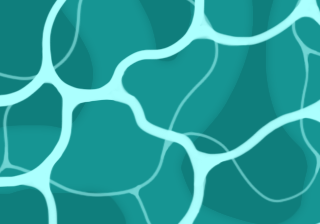
#> input picture tools/cc0_cache/dikhololo_night.jpg, 320 x 224 px
$ python generate_infinite_explorer_horizon.py --out-c out.png --out-h out.png
#> lines starting #> are read from the running program, lines starting #| are printed output that depends on the picture
### tools/saturn_asset_common.py
#!/usr/bin/env python3
"""Shared helpers for Saturn asset converters.

Small module factored out of tools/convert_indexed8.py so the 2D converter
and the 3D model importer share identifier sanitizing, RGB555 conversion
and C array formatting without either script growing into the other.
"""

from __future__ import annotations

import re
from pathlib import Path
from typing import Sequence


def rgb888_to_rgb555(r: int, g: int, b: int) -> int:
    r5 = (r >> 3) & 0x1F
    g5 = (g >> 3) & 0x1F
    b5 = (b >> 3) & 0x1F
    return 0x8000 | (b5 << 10) | (g5 << 5) | r5


def rgb888_to_rgb555_opaque(r: int, g: int, b: int) -> int:
    return rgb888_to_rgb555(r, g, b)


# [8 lines left out: function sanitize_identifier, not called in this run]


def asset_symbol_prefix(out_prefix: Path) -> str:
    return sanitize_identifier(out_prefix.name)


def asset_header_guard(out_prefix: Path) -> str:
    return f"{asset_symbol_prefix(out_prefix).upper()}_H"


def format_byte_array(
    values: Sequence[int], indent: str = "    ", columns: int = 12
) -> str:
    if not values:
        return ""
    lines: list[str] = []
    for start in range(0, len(values), columns):
        chunk = values[start : start + columns]
        lines.append(indent + ", ".join(f"0x{value:02X}" for value in chunk))
    return ",\n".join(lines)


def format_word_array(
    values: Sequence[int], indent: str = "    ", columns: int = 8
) -> str:
    if not values:
        return ""
    lines: list[str] = []
    for start in range(0, len(values), columns):
        chunk = values[start : start + columns]
        lines.append(indent + ", ".join(f"0x{value:04X}" for value in chunk))
    return ",\n".join(lines)


# [22 lines left out: functions format_int_array, format_ushort_array, not called in this run]

### tools/generate_infinite_explorer_horizon.py
#!/usr/bin/env python3
from __future__ import annotations

import argparse
import urllib.error
import urllib.request
from pathlib import Path

from PIL import Image

import sys
sys.path.insert(0, str(Path(__file__).resolve().parent))

from saturn_asset_common import format_byte_array, format_word_array, rgb888_to_rgb555

SOURCE_URL = "https://dl.polyhaven.org/file/ph-assets/HDRIs/extra/Tonemapped%20JPG/dikhololo_night.jpg"
SOURCE_PAGE = "https://polyhaven.com/a/dikhololo_night"
WIDTH = 512
HEIGHT = 128
SEAM_BLEND = 10


def download(url: str, path: Path) -> None:
    path.parent.mkdir(parents=True, exist_ok=True)
    req = urllib.request.Request(url, headers={"User-Agent": "libsaturn-infinite-explorer/1.0"})
    with urllib.request.urlopen(req, timeout=60) as response:
        data = response.read()
    if len(data) < 1024:
        raise ValueError("downloaded panorama is unexpectedly small")
    path.write_bytes(data)


def seal_horizontal_wrap(img: Image.Image) -> Image.Image:
    """Make the two equirectangular edges numerically identical after resize.

    The source is already a real 360 panorama, but ordinary image resampling
    filters the left and right image boundaries independently. Blend a tiny
    gutter around that boundary and force the outermost pair to the same RGB
    value so the Saturn's modulo scroll cannot reveal a one-pixel JPEG/resample
    seam.
    """
    img = img.copy().convert("RGB")
    px = img.load()
    w, h = img.size
    band = min(SEAM_BLEND, max(1, w // 16))
    for y in range(h):
        for k in range(band):
            lx = k
            rx = w - 1 - k
            left = px[lx, y]
            right = px[rx, y]
            avg = tuple((left[c] + right[c]) // 2 for c in range(3))
            weight = band - k
            denom = band + 1
            px[lx, y] = tuple((left[c] * (denom - weight) + avg[c] * weight) // denom for c in range(3))
            px[rx, y] = tuple((right[c] * (denom - weight) + avg[c] * weight) // denom for c in range(3))
        edge = tuple((px[0, y][c] + px[w - 1, y][c]) // 2 for c in range(3))
        px[0, y] = edge
        px[w - 1, y] = edge
    return img


def crop_horizon(img: Image.Image) -> Image.Image:
    """Keep the sky plus the 360-degree horizon and discard most of the nadir."""
    img = img.convert("RGB")
#> img is the input picture: PIL image 320x224 RGB; mean R, G, B 42.8, 157, 155.2
    w, h = img.size
#> w = 320; h = 224
    top = int(h * 0.06)
#> top = 13
    bottom = int(h * 0.61)
#> bottom = 136
    cropped = img.crop((0, top, w, bottom))
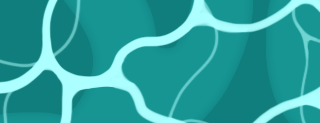
#> cropped: PIL image 320x123 RGB; mean R, G, B 45.5, 159.6, 157.8
    resample = getattr(getattr(Image, "Resampling", Image), "LANCZOS")
    return seal_horizontal_wrap(cropped.resize((WIDTH, HEIGHT), resample=resample))
#> in seal_horizontal_wrap, `img = img.copy().convert("RGB")`:
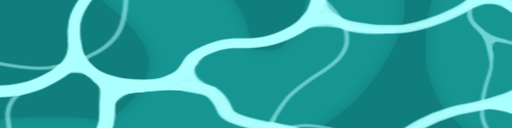
#> img: PIL image 512x128 RGB; mean R, G, B 45.5, 159.6, 157.8
#> the loop in seal_horizontal_wrap, `for y in range(h):` made 128 passes
#> edge on passes 1 to 12: (87, 186, 185), (89, 187, 186), (90, 188, 187), (92, 189, 187), (92, 189, 188), (92, 189, 188), (92, 189, 188), (92, 189, 188), (92, 189, 187), (90, 188, 186), (89, 188, 186), (82, 183, 181)


def quantize(img: Image.Image) -> tuple[bytes, list[int]]:
    # One quantization pass across the complete 360 strip gives the seam one
    # shared palette. The RGB edges were made identical immediately above.
    adaptive = getattr(getattr(Image, "Palette", Image), "ADAPTIVE")
    q = img.convert("P", palette=adaptive, colors=256)
    mutable = bytearray(q.getdata())
    # Force the palette index at x=511 to equal x=0 as well: exact wrap in the
    # actual indexed payload, not just in its RGB precursor.
    for y in range(HEIGHT):
        mutable[y * WIDTH + WIDTH - 1] = mutable[y * WIDTH]
    pixels = bytes(mutable)
    pal = q.getpalette() or []
#> pal = 768 values, max 255 at index 1, min 10 at index 765, mean 145.8
    colors: list[int] = []
    for i in range(0, min(len(pal), 256 * 3), 3):
        colors.append(rgb888_to_rgb555(pal[i], pal[i + 1], pal[i + 2]))
#> this loop made 256 passes
#> (i, r5 in rgb888_to_rgb555, g5 in rgb888_to_rgb555, b5 in rgb888_to_rgb555) on passes 2 to 4: (3, 21, 31, 31), (6, 21, 31, 31), (9, 21, 31, 31)
#> after the loop, colors = 256 values, max 65526 at index 0, min 48609 at index 238, mean 56092.9
    while len(colors) < 256:
        colors.append(0x8000)
#> this loop made 0 passes
    return pixels, colors


def fallback_panorama() -> Image.Image:
    """Deterministic fallback used only when the CC0 source cannot be fetched."""
    img = Image.new("RGB", (WIDTH, HEIGHT))
    px = img.load()
    for y in range(HEIGHT):
        t = y / max(1, HEIGHT - 1)
        for x in range(WIDTH):
            star = ((x * 1103515245 + y * 12345 + 0x51A7) >> 9) & 0x3FF
            glow = max(0.0, 1.0 - abs(t - 0.72) * 8.0)
            r = int(5 + 24 * glow)
            g = int(8 + 34 * glow)
            b = int(18 + 52 * glow)
            if star == 0 and y < HEIGHT * 0.65:
                r = g = b = 220
            px[x, y] = (r, g, b)
    return seal_horizontal_wrap(img)


def emit(out_c: Path, out_h: Path, pixels: bytes, palette: list[int], real_source: bool) -> None:
    out_h.parent.mkdir(parents=True, exist_ok=True)
    out_h.write_text(
        "\n".join([
            "#ifndef INFINITE_EXPLORER_HORIZON_H",
            "#define INFINITE_EXPLORER_HORIZON_H",
            "",
            "#include <stdint.h>",
            "",
            f"#define EXPLORER_HORIZON_WIDTH {WIDTH}u",
            f"#define EXPLORER_HORIZON_HEIGHT {HEIGHT}u",
            f"#define EXPLORER_HORIZON_REAL_SOURCE {1 if real_source else 0}u",
            "extern const uint8_t explorer_horizon_pixels[];",
            "extern const uint16_t explorer_horizon_palette[256];",
            "",
            "#endif",
            "",
        ]), encoding="utf-8"
    )
    out_c.write_text(
        "\n".join([
            '#include "horizon.h"',
            "",
            f"const uint8_t explorer_horizon_pixels[{len(pixels)}] = {{",
            format_byte_array(list(pixels)),
            "};",
            "",
            "const uint16_t explorer_horizon_palette[256] = {",
            format_word_array(palette),
            "};",
            "",
        ]), encoding="utf-8"
    )


def main() -> None:
    ap = argparse.ArgumentParser()
    ap.add_argument("--out-c", required=True)
    ap.add_argument("--out-h", required=True)
    ap.add_argument("--cache-dir")
    ap.add_argument("--require-real", action="store_true")
    args = ap.parse_args()

    out_c = Path(args.out_c)
    out_h = Path(args.out_h)
    cache_dir = Path(args.cache_dir) if args.cache_dir else out_c.parent / "cc0_cache"
    source = cache_dir / "dikhololo_night.jpg"
    real_source = True

    try:
        if not source.exists():
            download(SOURCE_URL, source)
            print(f"[infinite-explorer] downloaded CC0 360 panorama: {SOURCE_PAGE}")
        img = crop_horizon(Image.open(source))
    except (OSError, ValueError, urllib.error.URLError) as exc:
        if args.require_real:
            raise SystemExit(f"failed to fetch/decode CC0 horizon: {exc}") from exc
        print(f"[infinite-explorer] warning: CC0 horizon unavailable: {exc}; using deterministic fallback")
        img = fallback_panorama()
        real_source = False

    pixels, palette = quantize(img)
#> palette has the same summary as colors in quantize
    emit(out_c, out_h, pixels, palette, real_source)
#> the loop in format_byte_array, `for start in range(0, len(values), columns):` made 5462 passes
#> (start, chunk) on passes 2 to 4: (12, [243, 243, 243, 243, 243, 243, 243, 243, 243, 243, 243, 243]), (24, [243, 243, 243, 243, 243, 243, 243, 243, 243, 243, 243, 243]), (36, [243, 243, 243, 243, 243, 243, 243, 243, 243, 243, 243, 243])
#> after the loop in format_byte_array, `for start in range(0, len(values), columns):`: lines = 5462 items
#> in format_word_array, `lines: list[str] = []`: lines = []
#> the loop in format_word_array, `for start in range(0, len(values), columns):` made 32 passes
#> (start, chunk) on passes 2 to 12: (8, [65525, 65525, 65525, 65525, 65525, 65525, 65525, 65525]), (16, [65525, 65525, 65525, 65525, 65525, 65525, 65525, 65525]), (24, [65525, 65525, 65525, 65525, 65525, 65524, 65524, 65524]), (32, [65525, 65525, 65524, 65524, 65524, 65524, 65524, 65524]), (40, [65524, 65524, 65524, 65524, 65524, 65524, 65524, 65524]), (48, [65524, 65524, 64500, 64500, 64468, 64468, 64468, 64467]), (56, [64467, 64467, 64467, 63443, 63442, 63442, 63410, 63410]), (64, [63410, 62385, 62385, 62353, 62353, 62353, 62352, 61296]), (72, [61295, 61295, 60271, 60239, 60238, 60237, 60237, 60238]), (80, [60237, 59182, 59213, 59181, 59180, 59180, 59180, 59180]), (88, [59180, 58157, 59180, 59180, 58124, 58124, 58124, 58155])
#> chunk on pass 1: [65526, 65525, 65525, 65525, 65525, 65525, 65525, 65525]
#> after the loop in format_word_array, `for start in range(0, len(values), columns):`: lines = 32 items


if __name__ == "__main__":
    main()
